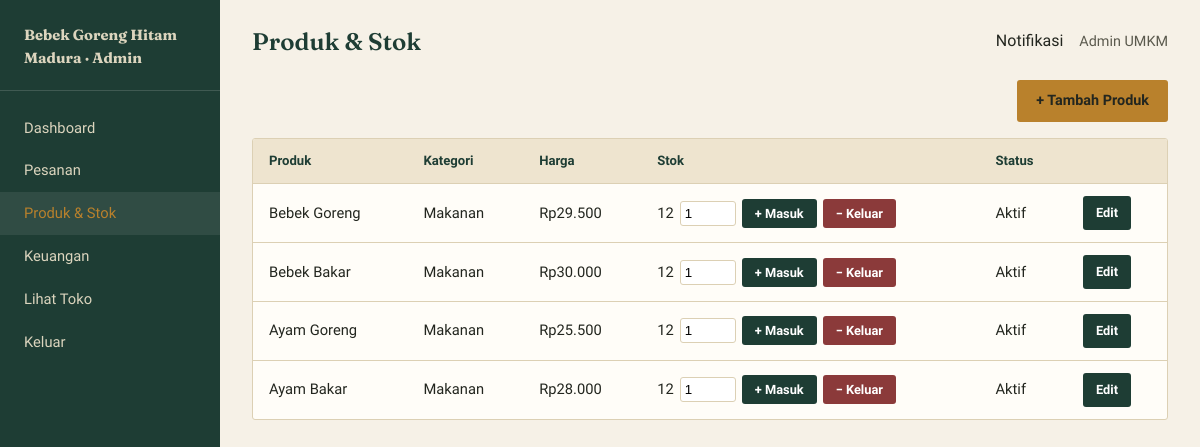
/admin/products.php (signed in), run on the app's committed database.
### tables this page shows
CREATE TABLE users (
    id INT AUTO_INCREMENT PRIMARY KEY,
    name VARCHAR(100) NOT NULL,
    email VARCHAR(100) NOT NULL UNIQUE,
    password VARCHAR(255) NOT NULL,
    phone VARCHAR(20) DEFAULT NULL,
    address TEXT DEFAULT NULL,
    role ENUM('customer','admin') NOT NULL DEFAULT 'customer',
    created_at TIMESTAMP DEFAULT CURRENT_TIMESTAMP
);

CREATE TABLE products (
    id INT AUTO_INCREMENT PRIMARY KEY,
    category_id INT DEFAULT NULL,
    name VARCHAR(150) NOT NULL,
    description TEXT,
    price DECIMAL(12,2) NOT NULL,
    stock INT NOT NULL DEFAULT 0,
    low_stock_threshold INT NOT NULL DEFAULT 5,
    image VARCHAR(255) DEFAULT NULL,
    is_active TINYINT(1) NOT NULL DEFAULT 1,
    created_at TIMESTAMP DEFAULT CURRENT_TIMESTAMP,
    updated_at TIMESTAMP DEFAULT CURRENT_TIMESTAMP ON UPDATE CURRENT_TIMESTAMP,
    FOREIGN KEY (category_id) REFERENCES categories(id) ON DELETE SET NULL
);

CREATE TABLE categories (
    id INT AUTO_INCREMENT PRIMARY KEY,
    name VARCHAR(100) NOT NULL
);

### includes/functions.php (called while the page is built, shortened)
<?php
function sanitize($str) {
    return htmlspecialchars(trim($str ?? ''), ENT_QUOTES, 'UTF-8');
}
function formatRupiah($amount) {
    return 'Rp' . number_format((float)$amount, 0, ',', '.');
}
function currentUser() {
    $db = getDB();
    $stmt = $db->prepare('SELECT * FROM users WHERE id = ?');
    $stmt->execute([$_SESSION['user_id']]);
    return $stmt->fetch();
}

### admin/products.php (the view, shortened to what this page needs)
<?php
$pageTitle = 'Produk & Stok';
$__active = 'products';
require_once __DIR__ . '/includes/admin-header.php';
$db = getDB();
$products = $db->query(
    'SELECT p.*, c.name AS category_name FROM products p LEFT JOIN categories c ON c.id = p.category_id ORDER BY p.created_at DESC'
)->fetchAll();
?>
<div style="display:flex;justify-content:flex-end;margin-bottom:16px;">
  <a href="<?= BASE_URL ?>/admin/product-form.php" class="btn btn-primary">+ Tambah Produk</a>
</div>
<div class="table-wrap">
  <table>
    <thead>
      <tr><th>Produk</th><th>Kategori</th><th>Harga</th><th>Stok</th><th>Status</th><th></th></tr>
    </thead>
    <tbody>
      <?php foreach ($products as $p): ?>
        <tr>
          <td><?= sanitize($p['name']) ?></td>
          <td><?= sanitize($p['category_name'] ?? '-') ?></td>
          <td><?= formatRupiah($p['price']) ?></td>
          <td>
            <form action="<?= BASE_URL ?>/process/adjust-stock.php" method="post" style="display:flex;gap:6px;align-items:center;">
              <span class="<?= $p['stock'] <= $p['low_stock_threshold'] ? 'product-stock low' : '' ?>"><?= $p['stock'] ?></span>
              <input type="number" name="quantity" min="1" value="1" style="width:56px;padding:4px;border:1px solid var(--border);border-radius:3px;">
              <button type="submit" name="type" value="in" class="btn btn-secondary btn-sm" title="Tambah stok (restock)">+ Masuk</button>
              <button type="submit" name="type" value="out" class="btn btn-danger btn-sm" title="Kurangi stok manual">&minus; Keluar</button>
            </form>
          </td>
          <td><?= $p['is_active'] ? 'Aktif' : 'Nonaktif' ?></td>
          <td><a href="<?= BASE_URL ?>/admin/product-form.php?id=<?= $p['id'] ?>" class="btn btn-secondary btn-sm">Edit</a></td>
        </tr>
      <?php endforeach; ?>
    </tbody>
  </table>
</div>
<?php require_once __DIR__ . '/includes/admin-footer.php'; ?>

### admin/includes/admin-header.php (shortened to what this page needs)
<?php
$__admin = currentUser();
$__active = $__active ?? '';
?>
<!DOCTYPE html>
<html lang="id">
<head>
<link rel="stylesheet" href="<?= BASE_URL ?>/assets/css/style.css">
</head>
<body>
<div class="admin-shell">
  <aside class="admin-sidebar">
    <a href="<?= BASE_URL ?>/admin/dashboard.php" class="brand"><?= SITE_NAME ?> · Admin</a>
    <a href="<?= BASE_URL ?>/admin/dashboard.php" class="<?= $__active === 'dashboard' ? 'active' : '' ?>">Dashboard</a>
    <a href="<?= BASE_URL ?>/admin/orders.php" class="<?= $__active === 'orders' ? 'active' : '' ?>">Pesanan</a>
    <a href="<?= BASE_URL ?>/admin/products.php" class="<?= $__active === 'products' ? 'active' : '' ?>">Produk &amp; Stok</a>
    <a href="<?= BASE_URL ?>/admin/finance.php" class="<?= $__active === 'finance' ? 'active' : '' ?>">Keuangan</a>
    <a href="<?= BASE_URL ?>/index.php">Lihat Toko</a>
    <a href="<?= BASE_URL ?>/logout.php">Keluar</a>
  </aside>
  <div class="admin-main">
    <div class="admin-topbar">
      <div>
        <h2 style="margin:0;"><?= isset($pageTitle) ? sanitize($pageTitle) : 'Dashboard' ?></h2>
      </div>
      <div style="display:flex;align-items:center;gap:16px;">
        <div class="notif-bell" id="notifBell" data-base="<?= BASE_URL ?>">
          Notifikasi
        </div>
        <span style="font-size:.9rem;color:var(--ink-soft);"><?= sanitize($__admin['name']) ?></span>
      </div>
    </div>

### assets/css/style.css (style rules this page uses)
:root { --bg: #F6F1E7; --bg-alt: #EEE4CF; --panel: #FFFDF8; --ink: #23261F; --ink-soft: #5B5A4E; --forest: #1E3D34; --forest-2: #2E5A4C; --gold: #B9812C; --gold-dark: #8F6420; --brick: #8B3A3A; --border: #DCD0B4; --radius: 3px; --serif: "Fraunces", Georgia, serif; --sans: "Work Sans", -apple-system, BlinkMacSystemFont, sans-serif; }
* { box-sizing: border-box; }
html { scroll-behavior: smooth; }
body { margin: 0; font-family: var(--sans); color: var(--ink); background: var(--bg); line-height: 1.55; }
a { color: inherit; text-decoration: none; }
h1, h2, h3, h4 { font-family: var(--serif); font-weight: 600; line-height: 1.15; margin: 0 0 .5em; color: var(--forest); }
.brand { font-family: var(--serif); font-size: 1.5rem; font-weight: 700; color: #fff; margin-right: auto; }
.btn { display: inline-block; padding: 9px 18px; border-radius: var(--radius); font-family: var(--sans); font-size: .9rem; font-weight: 600; border: 1px solid transparent; cursor: pointer; transition: background .15s ease, color .15s ease, border-color .15s ease; }
.btn-primary { background: var(--gold); color: #23261F; }
.btn-secondary { background: var(--forest); color: #fff; }
.btn-danger { background: var(--brick); color: #fff; }
.btn-sm { padding: 6px 12px; font-size: .8rem; }
.table-wrap { overflow-x: auto; background: var(--panel); border: 1px solid var(--border); border-radius: var(--radius); }
table { width: 100%; border-collapse: collapse; font-size: .92rem; }
th, td { text-align: left; padding: 12px 16px; border-bottom: 1px solid var(--border); white-space: nowrap; }
th { background: var(--bg-alt); color: var(--forest); font-weight: 600; font-size: .82rem; }
tr:last-child td { border-bottom: none; }
.admin-shell { display: grid; grid-template-columns: 220px 1fr; min-height: 100vh; }
.admin-sidebar { background: var(--forest); color: #E7E0CC; padding: 24px 0; }
.admin-sidebar .brand { display:block; padding: 0 24px 20px; border-bottom: 1px solid rgba(255,255,255,.15); margin-bottom: 16px; }
.admin-sidebar a { display: block; padding: 10px 24px; color: #DCD5BE; font-size: .92rem; }
.admin-sidebar a:hover, .admin-sidebar a.active { background: rgba(255,255,255,.08); color: var(--gold); }
.admin-main { padding: 28px 32px; }
.admin-topbar { display: flex; justify-content: space-between; align-items: center; margin-bottom: 24px; }
.notif-bell { position: relative; cursor: pointer; }

### data on the page
users: name "Admin UMKM"
products: name "Bebek Goreng", category.name "Makanan", price "Rp29.500", stock "12", is_active "Aktif"
products: name "Bebek Bakar", category.name "Makanan", price "Rp30.000", stock "12", is_active "Aktif"
products: name "Ayam Goreng", category.name "Makanan", price "Rp25.500", stock "12", is_active "Aktif"
products: name "Ayam Bakar", category.name "Makanan", price "Rp28.000", stock "12", is_active "Aktif"

### other printed values
SITE_NAME "Bebek Goreng Hitam Madura"
$pageTitle "Produk & Stok"
